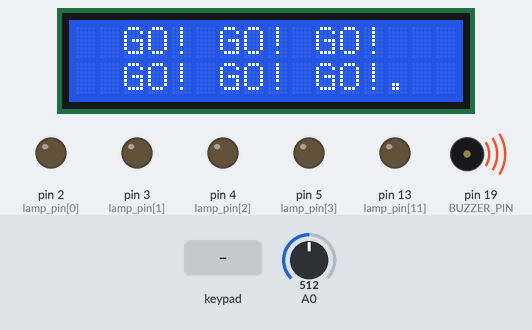
Bench run of a sketch on a simulated Arduino Mega 2560, built with avr-gcc and run on an emulated ATmega2560. On the bench: 16×2 character LCD, output pins drawn as LEDs (lit = HIGH), buzzer (waves = sounding). Dashed ring = blinking. The inputs (shaded band) are chosen by the test bench; at power-on: A0 = 512. Random numbers use the default seed unless the sketch sets one; what the sketch prints to the serial monitor is not drawn.

Above: at 4.7 s.
At 6.4 s:
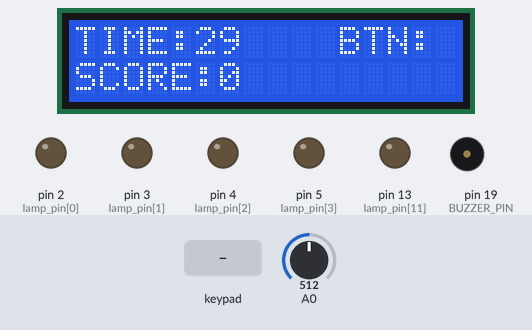
6.5 s: key '0' pressed
At 6.6 s:
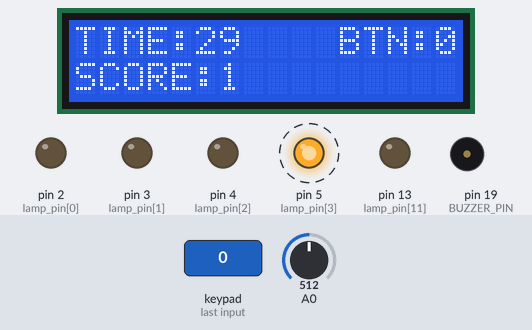
8.8 s: key '?' pressed
At 10.9 s:
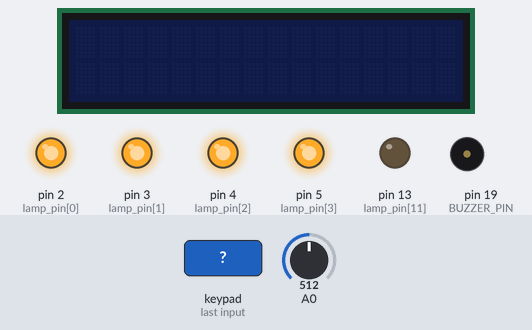
Timing chart, 0 to 37.1 s (numbered marks = the images above; inputs shaded):
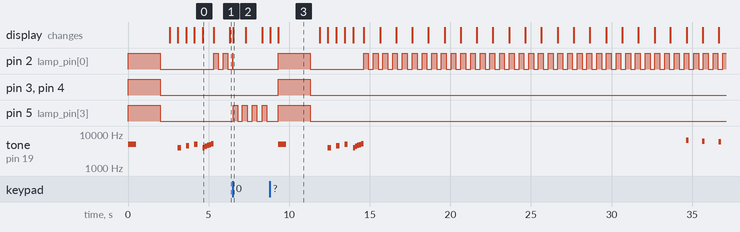

The sketch:

ReactGame.ino
```cpp
// Игра реакции.
// Для тренировки внимания и быстроты реакции, плюс совмещенная с челночным бегом.
// Креатед бай voltNik (c) в 2017 году нашей эры
#include <Wire.h>
#include <LiquidCrystal_I2C.h>
#include <Keypad.h>
#include <Utility.h>
#include "tones.h" // файл нот, лежит в папке прошивки

#define GAMETIME 30000   // 30 секунд - длительность игры в микросекундах. рекомендую ставить 120 или 180 секунд.
#define LAMP 4           // количество кнопок в игре. максммально до 15.
#define RES_KEY 15       // номер кнопки для перезагрузки игры - RESET. подключена к К16
#define BUZZER_PIN 19    // пин подключения пищалки
#define BLINK 300        // время мигания кнопки 300мс

LiquidCrystal_I2C lcd(0x27,16,2);  // обычно на китайских I2C экранах адреса 0x27 или 0x3F

const byte ROWS = 4; //four rows
const byte COLS = 4; //four columns
char hexaKeys[ROWS][COLS] = { // таблица символов клавиатуры. если отнять от кода символа 48, то будет просто номер нажатой цифры.
  {'<','8','4','0'},          // т.е. номер кнопки. у "0" ascii код 48, минус 48 и получаем 0 цифрой, у "1" код 49 и т.д. костыль, но работает.
  {'=','9','5','1'},
  {'>',':','6','2'},
  {'?',';','7','3'}
};

byte colPins[ROWS] = {39,37,35,33};  // пины к которым подключена клавиатура от 33 и далее вдоль края MEGA
byte rowPins[COLS] = {41,43,45,47};

boolean lamp_on[15];
boolean steps = true, go_game = true;
int lamp_pin[15] = {2,3,4,5,6,7,8,9,10,11,12,13,14,15,16}; // ПИНы к которым подключены светодиоды кнопок. можно поменять местами если неправильно припаяли.

long last_pressed = 0;
long nowMillis = 0;
long toSec = 0;
long gameStart = 0;
long toBlink = 0;

int score = 0;
int dlay = 1000;
int butn = 0;
int old_butn = 100; // предыдущая нажатая кнопка
char customKey;

int melody[] = { NOTE_C4, NOTE_G3, NOTE_G3, NOTE_A3, NOTE_G3, 0, NOTE_B3, NOTE_C4 }; // мелодия Game Over
int noteDurations[] = { 4, 8, 8, 4, 4, 4, 4, 4 };

Keypad customKeypad = Keypad( makeKeymap(hexaKeys), rowPins, colPins, ROWS, COLS);
//=====================================
void(* resetFunc) (void) = 0;  // функция ресета
//=====================================
void setup()
{
  Serial.begin(9600);
  Serial.println("REACT GAME");
  randomSeed(analogRead(0));  // включение случайного random
  pinMode(BUZZER_PIN, OUTPUT);
  pinMode(LED_BUILTIN,OUTPUT);
  tone(BUZZER_PIN, 5000, 500);
  foreach (lamp_pin, LAMP, pinMode, OUTPUT);   // выводы на светодиоды кнопок
  foreach (lamp_pin, LAMP, digitalWrite, HIGH); // включаем все и проверяем работу светодиодов
  delay(2000);
  foreach (lamp_pin, LAMP, digitalWrite, LOW);
  delay(500);
  lcd.init();         // заставка
  lcd.backlight();
  lcd.setCursor(0,0);
  lcd.print("   REACT GAME");
  delay(500);
  lcd.setCursor(0, 1);
  lcd.print(" START IN 3...");
  tone(BUZZER_PIN, 4000, 200);
  delay(500);
  lcd.setCursor(0, 1);
  lcd.print(" START IN 2...");
  tone(BUZZER_PIN, 4500, 200);
  delay(500);
  lcd.setCursor(0, 1);
  lcd.print(" START IN 1...");
  tone(BUZZER_PIN, 5000, 200);
  delay(500);
  lcd.setCursor(0, 0);
  lcd.print("  GO! GO! GO!");
  lcd.setCursor(0, 1);
  lcd.print("  GO! GO! GO!");
  for (int i=0; i<5; i++) {
    int frequency = 4000 + i * 300;
    tone(BUZZER_PIN, frequency, 150);
    delay(130);
  }
  gameStart = millis();
  nowMillis = gameStart;
  score = 0;
  steps = true;
}
//=====================================
void loop()
{
  while ((nowMillis-gameStart<GAMETIME)and(go_game)) { // цикл игры
    nowMillis = millis();
    //**********
    if (nowMillis - toSec > 1000) { // обновление экрана каждую секунду
      lcd_print();
      toSec = nowMillis;
    }
    //**********
    if (nowMillis - toBlink > BLINK) { // мигание кнопки
      if (lamp_on[old_butn]) {sw_led_off(old_butn);}
      else {sw_led_on(old_butn);}
      toBlink = nowMillis;
    }
    //**********
    if (steps) {   // выбираем новую кнопку для нажатия. любую кроме той же.
      while (old_butn == butn) {
        butn = random(LAMP);
      }
      sw_led_off(old_butn);
      old_butn = butn;
      Serial.print("Butn: "); Serial.println(butn);
      sw_led_on(butn);
      steps = false;
    }
    //**********
    customKey = customKeypad.getKey(); // считывание нажатия кнопки
    if (customKey) Serial.println((int)customKey);
    if (customKey-48 == butn){     // нажата правильная кнопка
       sw_led_off(customKey-48);
       score++;
       steps = true;   // включаем выбор новой кнопки
       lcd_print();
    } else if (customKey-48 == RES_KEY){   // нажат ресет
      gameStart = millis();
      foreach (lamp_pin, LAMP, digitalWrite, LOW);
      score = 0;
      Serial.println("RESTART!");
      lcd.clear();
      lcd.setCursor(0, 0);
      lcd.print("RESTART!");
      delay(500);
      resetFunc();
    } else {   // нажата неверная кнопка
      //lcd.setCursor(8, 1);
      //lcd.print(" WRONG!");
    }
 } // конец цикла игры
 if (go_game) game_over(); // время игры закончилось
 go_game = false;
 customKey = customKeypad.getKey();
 if (customKey-48 == RES_KEY) { // перезапуск по RESET
   go_game = true;
   lcd.clear();
   lcd.setCursor(0, 0);
   lcd.print("RESTART!");
   delay(500);
   resetFunc();
 }
}
//=====================================
void lcd_print(){
  lcd.clear();
  lcd.setCursor(0, 0);
  lcd.print("TIME:");
  int time = GAMETIME/1000-(nowMillis - gameStart)/1000;
  lcd.print(time);
  if (time < 11) { tone(BUZZER_PIN, 3500+time*300, 150); }
  lcd.setCursor(11, 0);
  lcd.print("BTN:");
  lcd.print(customKey);
  lcd.setCursor(0, 1);
  lcd.print("SCORE:");
  lcd.print(score);
}
//=====================================
void game_over() {
  lcd.clear();
  lcd.setCursor(0, 0);
  lcd.print("    GAME OVER");
  lcd.setCursor(0, 1);
  lcd.print(" SCORE: ");
  lcd.print(score);
  foreach (lamp_pin, LAMP, digitalWrite, HIGH);
  for (int thisNote = 0; thisNote < 8; thisNote++) {
    int noteDuration = 1000 / noteDurations[thisNote];
    tone(BUZZER_PIN, melody[thisNote], noteDuration);
    int pauseBetweenNotes = noteDuration * 1.30;
    delay(pauseBetweenNotes);
    noTone(BUZZER_PIN);
  }
}
//=====================================
void sw_led_on(int num) {
    digitalWrite(lamp_pin[num],1);
    lamp_on[num] = 1;
}
//=====================================
void sw_led_off(int num) {
    digitalWrite(lamp_pin[num],0);
    lamp_on[num] = 0;
}
//=====================================
```

tones.h
```cpp
/*************************************************
 * Public Constants
 *************************************************/

#define NOTE_B0  31
#define NOTE_C1  33
#define NOTE_CS1 35
#define NOTE_D1  37
#define NOTE_DS1 39
#define NOTE_E1  41
#define NOTE_F1  44
#define NOTE_FS1 46
#define NOTE_G1  49
#define NOTE_GS1 52
#define NOTE_A1  55
#define NOTE_AS1 58
#define NOTE_B1  62
#define NOTE_C2  65
#define NOTE_CS2 69
#define NOTE_D2  73
#define NOTE_DS2 78
#define NOTE_E2  82
#define NOTE_F2  87
#define NOTE_FS2 93
#define NOTE_G2  98
#define NOTE_GS2 104
#define NOTE_A2  110
#define NOTE_AS2 117
#define NOTE_B2  123
#define NOTE_C3  131
#define NOTE_CS3 139
#define NOTE_D3  147
#define NOTE_DS3 156
#define NOTE_E3  165
#define NOTE_F3  175
#define NOTE_FS3 185
#define NOTE_G3  196
#define NOTE_GS3 208
#define NOTE_A3  220
#define NOTE_AS3 233
#define NOTE_B3  247
#define NOTE_C4  262
#define NOTE_CS4 277
#define NOTE_D4  294
#define NOTE_DS4 311
#define NOTE_E4  330
#define NOTE_F4  349
#define NOTE_FS4 370
#define NOTE_G4  392
#define NOTE_GS4 415
#define NOTE_A4  440
#define NOTE_AS4 466
#define NOTE_B4  494
#define NOTE_C5  523
#define NOTE_CS5 554
#define NOTE_D5  587
#define NOTE_DS5 622
#define NOTE_E5  659
#define NOTE_F5  698
#define NOTE_FS5 740
#define NOTE_G5  784
#define NOTE_GS5 831
#define NOTE_A5  880
#define NOTE_AS5 932
#define NOTE_B5  988
#define NOTE_C6  1047
#define NOTE_CS6 1109
#define NOTE_D6  1175
#define NOTE_DS6 1245
#define NOTE_E6  1319
#define NOTE_F6  1397
#define NOTE_FS6 1480
#define NOTE_G6  1568
#define NOTE_GS6 1661
#define NOTE_A6  1760
#define NOTE_AS6 1865
#define NOTE_B6  1976
#define NOTE_C7  2093
#define NOTE_CS7 2217
#define NOTE_D7  2349
#define NOTE_DS7 2489
#define NOTE_E7  2637
#define NOTE_F7  2794
#define NOTE_FS7 2960
#define NOTE_G7  3136
#define NOTE_GS7 3322
#define NOTE_A7  3520
#define NOTE_AS7 3729
#define NOTE_B7  3951
#define NOTE_C8  4186
#define NOTE_CS8 4435
#define NOTE_D8  4699
#define NOTE_DS8 4978
```

Measured:
- after the input at 6.5 s, pin 5 (lamp_pin[3]): alternates HIGH for 0.30 s and LOW for 0.30 s, starting at once
- by itself, tone on pin 19 (BUZZER_PIN): plays 5000 Hz for 0.50 s, 4000 Hz for 0.20 s, 4500 Hz for 0.20 s, 5000 Hz for 0.20 s, 4000 Hz for 0.13 s, 4300 Hz for 0.13 s … (12 notes in this stretch)
- what the display in image 0 shows lasts 0.7 s, from 4.6 s to 5.3 s
- what the display in image 2 shows lasts 0.8 s, from 6.5 s to 7.3 s
